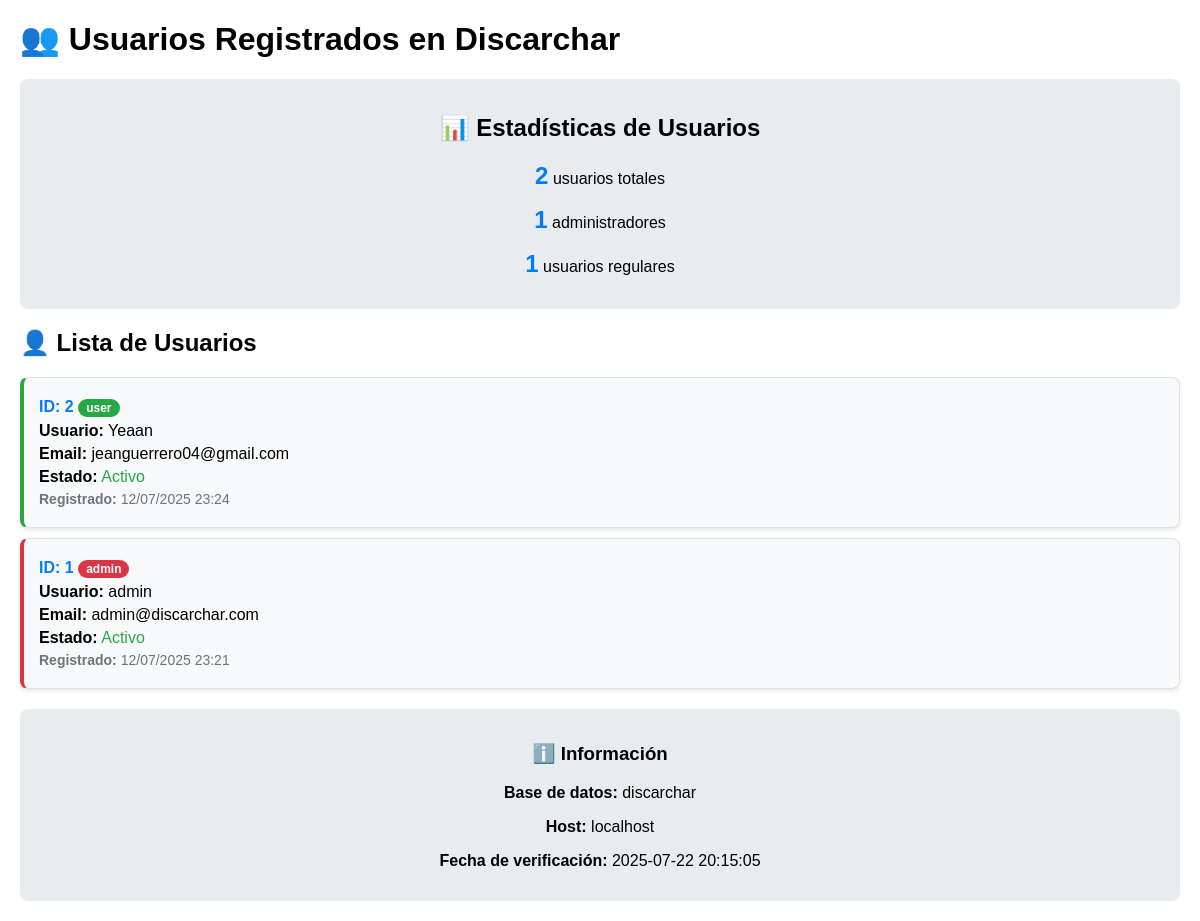
The page /php/ver_usuarios.php on the database its author committed.
### tables this page shows
CREATE TABLE `users` (
  `id` int(11) NOT NULL,
  `username` varchar(50) NOT NULL,
  `email` varchar(100) NOT NULL,
  `password` varchar(255) NOT NULL,
  `role` enum('user','admin') DEFAULT 'user',
  `created_at` timestamp NOT NULL DEFAULT current_timestamp(),
  `updated_at` timestamp NOT NULL DEFAULT current_timestamp() ON UPDATE current_timestamp(),
  `last_login` timestamp NULL DEFAULT NULL,
  `is_active` tinyint(1) DEFAULT 1
);

### configuracion/database.php (called while the page is built, shortened)
<?php
$host = 'localhost';
$dbname = 'discarchar';
?>

### php/ver_usuarios.php (the view, shortened to what this page needs)
<?php
require_once 'config/database.php';
echo "<h1>👥 Usuarios Registrados en Discarchar</h1>";
try {
    $stmt = $pdo->query("SELECT COUNT(*) as total FROM users");
    $total_users = $stmt->fetch()['total'];
    $stmt = $pdo->query("SELECT COUNT(*) as total FROM users WHERE role = 'admin'");
    $total_admins = $stmt->fetch()['total'];
    $stmt = $pdo->query("SELECT COUNT(*) as total FROM users WHERE role = 'user'");
    $total_regular_users = $stmt->fetch()['total'];
    echo "<div class='stats'>";
    echo "<h2>📊 Estadísticas de Usuarios</h2>";
    echo "<p><span class='count'>$total_users</span> usuarios totales</p>";
    echo "<p><span class='count'>$total_admins</span> administradores</p>";
    echo "<p><span class='count'>$total_regular_users</span> usuarios regulares</p>";
    echo "</div>";
    $stmt = $pdo->query("SELECT id, username, email, role, is_active, created_at FROM users ORDER BY created_at DESC");
    $users = $stmt->fetchAll();
    if (count($users) > 0) {
        echo "<h2>👤 Lista de Usuarios</h2>";
        foreach ($users as $user) {
            $role_class = $user['role'] === 'admin' ? 'admin' : 'user';
            $role_badge_class = $user['role'] === 'admin' ? 'role-admin' : 'role-user';
            $status_text = $user['is_active'] ? 'Activo' : 'Inactivo';
            $status_color = $user['is_active'] ? '#28a745' : '#dc3545';
            echo "<div class='user-card $role_class'>";
            echo "<div class='user-info'>";
            echo "<span class='user-id'>ID: {$user['id']}</span> ";
            echo "<span class='user-role $role_badge_class'>{$user['role']}</span>";
            echo "</div>";
            echo "<div class='user-info'><strong>Usuario:</strong> {$user['username']}</div>";
            echo "<div class='user-info'><strong>Email:</strong> {$user['email']}</div>";
            echo "<div class='user-info'><strong>Estado:</strong> <span style='color: $status_color;'>$status_text</span></div>";
            echo "<div class='user-info user-date'><strong>Registrado:</strong> " . date('d/m/Y H:i', strtotime($user['created_at'])) . "</div>";
            echo "</div>";
        }
    } else {
        echo "<p>No hay usuarios registrados.</p>";
    }
    echo "<div class='stats'>";
    echo "<h3>ℹ️ Información</h3>";
    echo "<p><strong>Base de datos:</strong> $dbname</p>";
    echo "<p><strong>Host:</strong> $host</p>";
    echo "<p><strong>Fecha de verificación:</strong> " . date('Y-m-d H:i:s') . "</p>";
    echo "</div>";
} catch (Exception $e) {
    echo "<p style='color: red;'>❌ Error: " . $e->getMessage() . "</p>";
}
?>

### php/ver_usuarios.php (style rules this page uses)
.user-card { background: #f8f9fa; border: 1px solid #dee2e6; border-radius: 8px; padding: 15px; margin: 10px 0; box-shadow: 0 2px 4px rgba(0,0,0,0.1); }
.admin { border-left: 4px solid #dc3545; }
.user { border-left: 4px solid #28a745; }
.user-info { margin: 5px 0; }
.user-id { font-weight: bold; color: #007bff; }
.user-role { display: inline-block; padding: 2px 8px; border-radius: 12px; font-size: 12px; font-weight: bold; }
.role-admin { background: #dc3545; color: white; }
.role-user { background: #28a745; color: white; }
.user-date { color: #6c757d; font-size: 14px; }
.stats { background: #e9ecef; padding: 15px; border-radius: 8px; margin: 20px 0; text-align: center; }
.count { font-size: 24px; font-weight: bold; color: #007bff; }

### rows shown on the page
users: id "2", role "user", username "Yeaan", email "jeanguerrero04@gmail.com", is_active "Activo", created_at "12/07/2025 23:24"
users: id "1", role "admin", username "admin", email "admin@discarchar.com", is_active "Activo", created_at "12/07/2025 23:21"

### other values the page prints
$total_users "2"
$total_admins "1"
$total_regular_users "1"
$dbname "discarchar"
$host "localhost"
